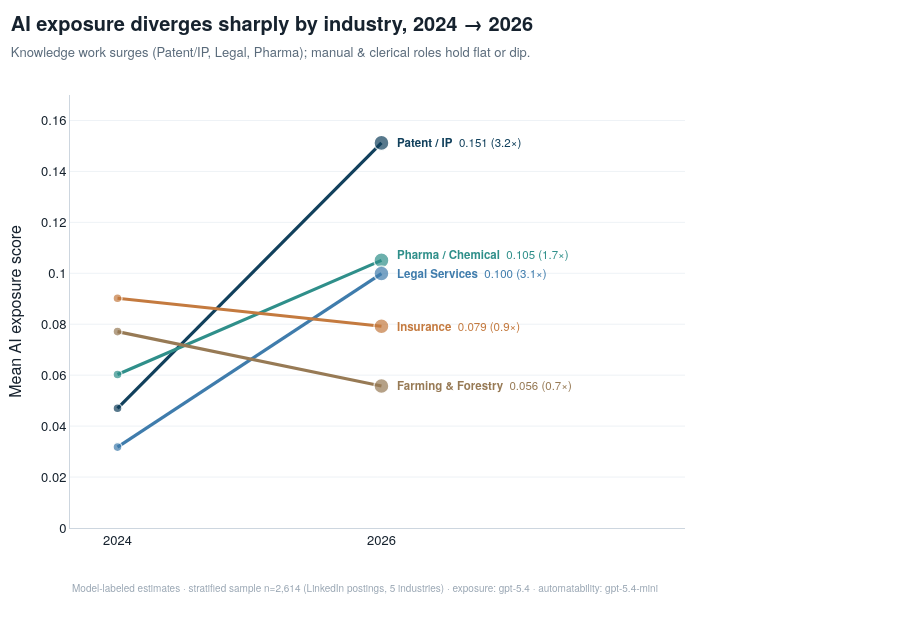

Write notebook code for a chart like this one.
### Markdown cell above
### B4 · Exposure slopegraph (interactive)

### Code cell
fig=go.Figure()
laby={k:piv_exp.loc[k,2026] for k in ORDER}   # declutter right-label y-positions
for a,b in zip(sorted(ORDER,key=lambda k:laby[k])[:-1],sorted(ORDER,key=lambda k:laby[k])[1:]):
    if laby[b]-laby[a]<0.0075: laby[b]=laby[a]+0.0075
for key in ORDER:
    y24,y26=piv_exp.loc[key,2024],piv_exp.loc[key,2026]
    c=IND_COLOR[key]; mult=y26/y24 if y24>0 else np.nan
    fig.add_trace(go.Scatter(
        x=[0,1], y=[y24,y26], mode="lines+markers", name=LABEL[key],
        line=dict(color=c,width=3.2), marker=dict(size=[9,15],color=c,line=dict(width=1.4,color="white")),
        customdata=[[2024,mult],[2026,mult]],
        hovertemplate="<b>"+LABEL[key]+"</b><br>%{customdata[0]}: %{y:.3f}<br>×%{customdata[1]:.2f} vs 2024<extra></extra>"))
    fig.add_annotation(x=1.05,y=laby[key],xref="x",yref="y",
                       text=f"<b>{LABEL[key]}</b>  {y26:.3f} ({mult:.1f}×)",
                       showarrow=False,xanchor="left",font=dict(size=11.5,color=c))
base(fig,"AI exposure diverges sharply by industry, 2024 → 2026",
     "Knowledge work surges (Patent/IP, Legal, Pharma); manual & clerical roles hold flat or dip.", h=620)
fig.update_xaxes(tickmode="array",tickvals=[0,1],ticktext=["2024","2026"],
                 range=[-0.18,2.15],showgrid=False,title="")
fig.update_yaxes(title="Mean AI exposure score", range=[0,0.17])
fig.update_layout(showlegend=False, margin=dict(l=70,r=215,t=95,b=92))
export(fig,"fig09_exposure_by_industry_slope.html")
fig

### Figure 1 — Plotly figure (JSON) as saved in the notebook; plotly's stock layout.template omitted (floating-point values rounded to 4 significant figures)
{"data": [{"customdata": [[2024, 3.218], [2026, 3.218]], "hovertemplate": "<b>Patent / IP</b><br>%{customdata[0]}: %{y:.3f}<br>×%{customdata[1]:.2f} vs 2024<extra></extra>", "line": {"color": "#11405c", "width": 3.2}, "marker": {"color": "#11405c", "line": {"color": "white", "width": 1.4}, "size": [9, 15]}, "mode": "lines+markers", "name": "Patent / IP", "type": "scatter", "x": [0, 1], "y": [0.04699, 0.1512]}, {"customdata": [[2024, 1.743], [2026, 1.743]], "hovertemplate": "<b>Pharma / Chemical</b><br>%{customdata[0]}: %{y:.3f}<br>×%{customdata[1]:.2f} vs 2024<extra></extra>", "line": {"color": "#2f8f8a", "width": 3.2}, "marker": {"color": "#2f8f8a", "line": {"color": "white", "width": 1.4}, "size": [9, 15]}, "mode": "lines+markers", "name": "Pharma / Chemical", "type": "scatter", "x": [0, 1], "y": [0.06027, 0.1051]}, {"customdata": [[2024, 3.145], [2026, 3.145]], "hovertemplate": "<b>Legal Services</b><br>%{customdata[0]}: %{y:.3f}<br>×%{customdata[1]:.2f} vs 2024<extra></extra>", "line": {"color": "#3f7cac", "width": 3.2}, "marker": {"color": "#3f7cac", "line": {"color": "white", "width": 1.4}, "size": [9, 15]}, "mode": "lines+markers", "name": "Legal Services", "type": "scatter", "x": [0, 1], "y": [0.03177, 0.0999]}, {"customdata": [[2024, 0.878], [2026, 0.878]], "hovertemplate": "<b>Insurance</b><br>%{customdata[0]}: %{y:.3f}<br>×%{customdata[1]:.2f} vs 2024<extra></extra>", "line": {"color": "#c47a3f", "width": 3.2}, "marker": {"color": "#c47a3f", "line": {"color": "white", "width": 1.4}, "size": [9, 15]}, "mode": "lines+markers", "name": "Insurance", "type": "scatter", "x": [0, 1], "y": [0.0902, 0.0792]}, {"customdata": [[2024, 0.7232], [2026, 0.7232]], "hovertemplate": "<b>Farming & Forestry</b><br>%{customdata[0]}: %{y:.3f}<br>×%{customdata[1]:.2f} vs 2024<extra></extra>", "line": {"color": "#977a55", "width": 3.2}, "marker": {"color": "#977a55", "line": {"color": "white", "width": 1.4}, "size": [9, 15]}, "mode": "lines+markers", "name": "Farming & Forestry", "type": "scatter", "x": [0, 1], "y": [0.07711, 0.05577]}], "layout": {"annotations": [{"font": {"color": "#11405c", "size": 11.5}, "showarrow": false, "text": "<b>Patent / IP</b>  0.151 (3.2×)", "x": 1.05, "xanchor": "left", "xref": "x", "y": 0.1512, "yref": "y"}, {"font": {"color": "#2f8f8a", "size": 11.5}, "showarrow": false, "text": "<b>Pharma / Chemical</b>  0.105 (1.7×)", "x": 1.05, "xanchor": "left", "xref": "x", "y": 0.1074, "yref": "y"}, {"font": {"color": "#3f7cac", "size": 11.5}, "showarrow": false, "text": "<b>Legal Services</b>  0.100 (3.1×)", "x": 1.05, "xanchor": "left", "xref": "x", "y": 0.0999, "yref": "y"}, {"font": {"color": "#c47a3f", "size": 11.5}, "showarrow": false, "text": "<b>Insurance</b>  0.079 (0.9×)", "x": 1.05, "xanchor": "left", "xref": "x", "y": 0.0792, "yref": "y"}, {"font": {"color": "#977a55", "size": 11.5}, "showarrow": false, "text": "<b>Farming & Forestry</b>  0.056 (0.7×)", "x": 1.05, "xanchor": "left", "xref": "x", "y": 0.05577, "yref": "y"}, {"align": "left", "font": {"color": "#9aa7b4", "size": 10}, "showarrow": false, "text": "Model-labeled estimates · stratified sample n=2,614 (LinkedIn postings, 5 industries) · exposure: gpt-5.4 · automatability: gpt-5.4-mini", "x": 0.0, "xanchor": "left", "xref": "paper", "y": -0.16, "yref": "paper"}], "font": {"color": "#16222e", "family": "Helvetica Neue, Arial, sans-serif", "size": 13}, "height": 620, "hoverlabel": {"bgcolor": "white", "bordercolor": "#cdd6df", "font": {"color": "#000000", "family": "Helvetica Neue, Arial, sans-serif", "size": 12.5}}, "legend": {"font": {"size": 11.5}}, "margin": {"b": 92, "l": 70, "r": 215, "t": 95}, "paper_bgcolor": "white", "plot_bgcolor": "white", "showlegend": false, "title": {"font": {"size": 20}, "text": "<b>AI exposure diverges sharply by industry, 2024 → 2026</b><br><span style='font-size:13px;color:#5a6b7b'>Knowledge work surges (Patent/IP, Legal, Pharma); manual & clerical roles hold flat or dip.</span>", "x": 0.012, "xanchor": "left", "y": 0.95}, "xaxis": {"gridcolor": "#eef2f6", "linecolor": "#cdd6df", "range": [-0.18, 2.15], "showgrid": false, "tickmode": "array", "ticktext": ["2024", "2026"], "tickvals": [0, 1], "title": {"text": ""}, "zeroline": false}, "yaxis": {"gridcolor": "#eef2f6", "linecolor": "#cdd6df", "range": [0, 0.17], "showgrid": true, "title": {"text": "Mean AI exposure score"}, "zeroline": false}}}
